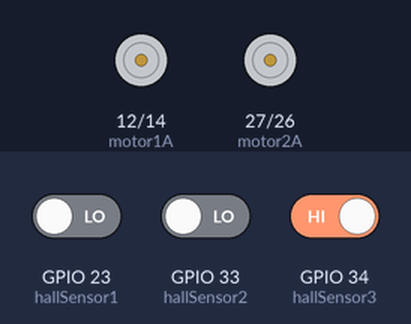
Simulated run of this sketch. Board: ESP32. Shown: motor-driver pin pairs drawn as motors (green arrow = first pin HIGH = forward, orange = second pin HIGH = backward, longer = more drive). The inputs (shaded band) are chosen by the test bench; at power-on: GPIO 23 (hallSensor1) LOW, GPIO 33 (hallSensor2) LOW, GPIO 34 (hallSensor3) HIGH. What the sketch prints to the serial monitor is not drawn.

Above: at 1.2 s.
1.3 s: GPIO 23 (hallSensor1) driven HIGH
At 1.8 s:
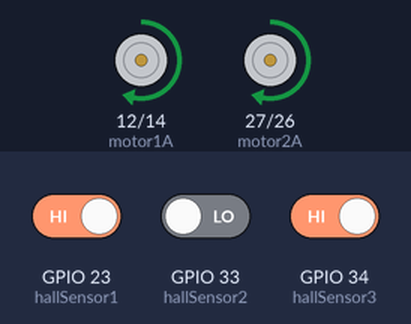
2.8 s: GPIO 23 (hallSensor1) driven LOW and GPIO 33 (hallSensor2) driven HIGH
At 4.0 s:
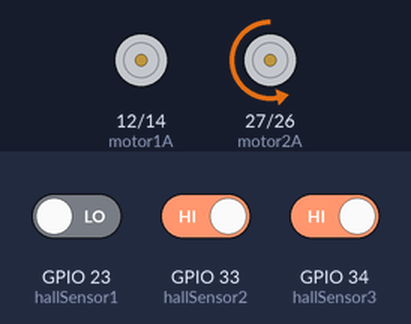
4.3 s: GPIO 33 (hallSensor2) driven LOW
At 5.3 s:
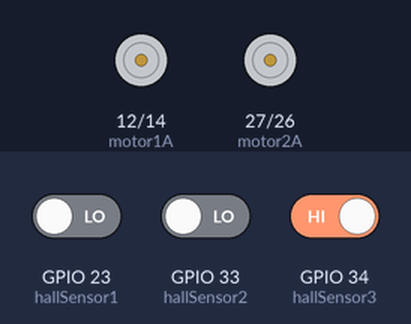
5.8 s: GPIO 34 (hallSensor3) driven LOW
At 6.4 s:
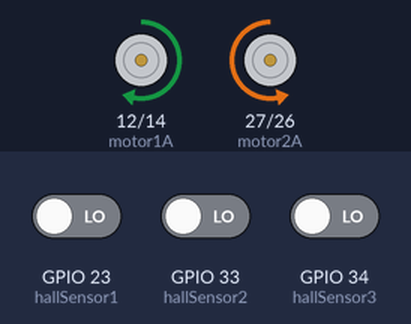
7.3 s: GPIO 34 (hallSensor3) driven HIGH
At 7.6 s:
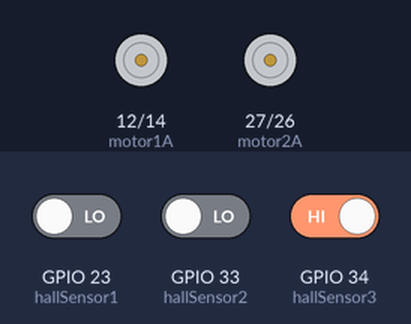
8.8 s: GPIO 33 (hallSensor2) driven HIGH
At 9.9 s:
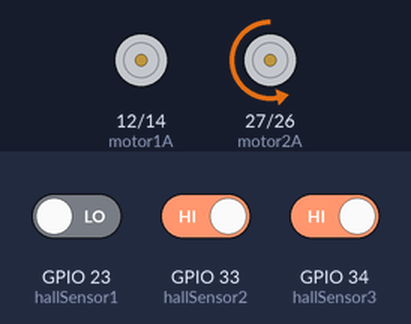
Timing chart, 0 to 11.3 s (numbered marks = the images above; inputs shaded):
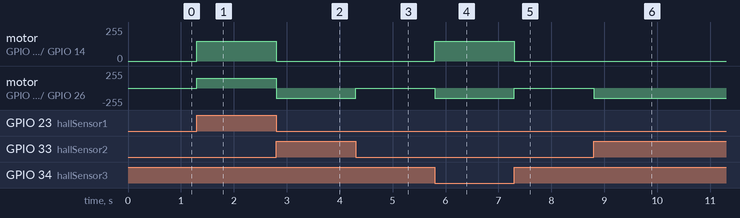

Measured:
- after the input at 1.3 s, motor on GPIO 12 (motor1A) / GPIO 14 (motor1B), motor on GPIO 27 (motor2A) / GPIO 26 (motor2B): stopped → forward 150/255 at once
- after the input at 2.8 s, motor on GPIO 12 (motor1A) / GPIO 14 (motor1B): forward 150/255 → stopped at once; motor on GPIO 27 (motor2A) / GPIO 26 (motor2B): forward 150/255 → backward 150/255 at once
- after the input at 4.3 s, motor on GPIO 27 (motor2A) / GPIO 26 (motor2B): backward 150/255 → stopped at once
- after the input at 5.8 s, motor on GPIO 12 (motor1A) / GPIO 14 (motor1B): stopped → forward 150/255 at once; motor on GPIO 27 (motor2A) / GPIO 26 (motor2B): stopped → backward 150/255 at once
- after the input at 7.3 s, motor on GPIO 12 (motor1A) / GPIO 14 (motor1B): forward 150/255 → stopped at once; motor on GPIO 27 (motor2A) / GPIO 26 (motor2B): backward 150/255 → stopped at once
- after the input at 8.8 s, motor on GPIO 27 (motor2A) / GPIO 26 (motor2B): stopped → backward 150/255 at once

The sketch:

HallEffect_Sensor.ino
```cpp
// Define pins for Hall effect sensors
const int hallSensor1 = 23;  // Connect to the first sensor
const int hallSensor2 = 33;  // Connect to the second sensor
const int hallSensor3 = 34;  // Connect to the third sensor

// Define pins for L298N motor driver
const int motor1A = 12;
const int motor1B = 14;
const int motor2A = 27;
const int motor2B = 26;

// Define PWM values for speed control
const int motorSpeed = 150;  // Adjust this value based on your setup

void setup() {
  Serial.begin(115200);
  // Initialize Hall effect sensor pins
  pinMode(hallSensor1, INPUT);
  pinMode(hallSensor2, INPUT);
  pinMode(hallSensor3, INPUT);

  // Initialize motor driver pins
  pinMode(motor1A, OUTPUT);
  pinMode(motor1B, OUTPUT);
  pinMode(motor2A, OUTPUT);
  pinMode(motor2B, OUTPUT);
}

void loop() {
  // Read the status of each Hall effect sensor
  int sensor1Value = digitalRead(hallSensor1);
  int sensor2Value = digitalRead(hallSensor2);
  int sensor3Value = digitalRead(hallSensor3);

  // Motor control based on sensor values
  if (sensor1Value == HIGH) {
    // Magnet detected near sensor 1, turn left
    analogWrite(motor1A, motorSpeed);
    analogWrite(motor1B, 0);
    analogWrite(motor2A, motorSpeed);
    analogWrite(motor2B, 0);
    Serial.println("left");
  } else if (sensor2Value == HIGH) {
    // Magnet detected near sensor 2, go forward
     analogWrite(motor1A, 0);
    analogWrite(motor1B, 0);
    analogWrite(motor2A, 0);
    analogWrite(motor2B, motorSpeed);
        Serial.println("Right");

  } else if (sensor3Value == LOW) {
    // Magnet detected near sensor 3, turn right
   analogWrite(motor1A, motorSpeed);
    analogWrite(motor1B, 0);
    analogWrite(motor2A, 0);
    analogWrite(motor2B, motorSpeed);
        Serial.println("forward");

  } else {
    // No magnet detected, stop the motors
    analogWrite(motor1A, 0);
    analogWrite(motor1B, 0);
    analogWrite(motor2A, 0);
    analogWrite(motor2B, 0);
    Serial.println("stop");
  }
}
```
